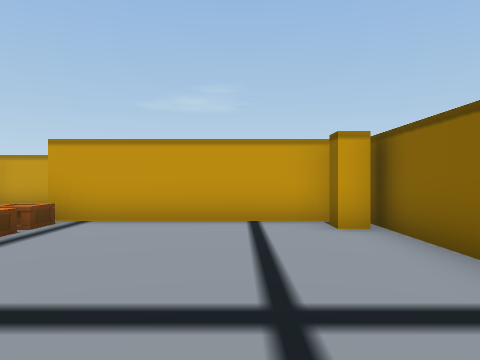
view 1 (above)

24 first-person views from a walk through a Unity game level. The camera is 1.5 m above the floor, looks level and sees 70° across. Doors are open. The floor is counted in squares, 2 m on a side. Each view is taken from the middle of a square. On the plan, view 1 faces up. The plan holds only what a view shows up to about 11 squares ahead; the rest is blank. The place goes on beyond the plan. Some animated figures are left out.

view 2
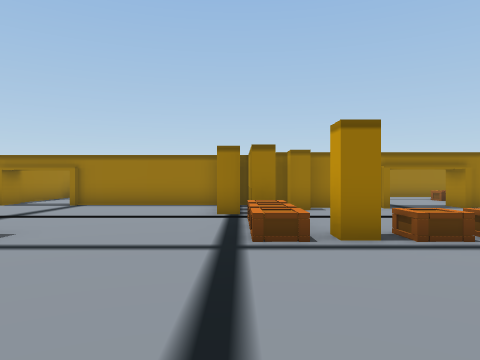

view 3
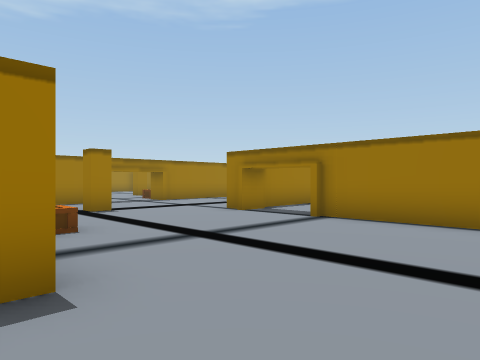

view 4
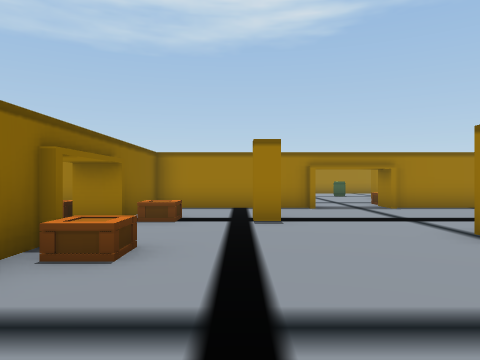

view 5
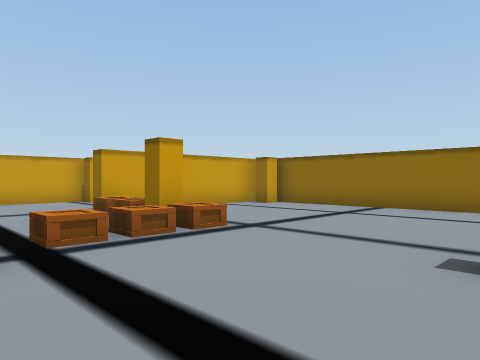

view 6
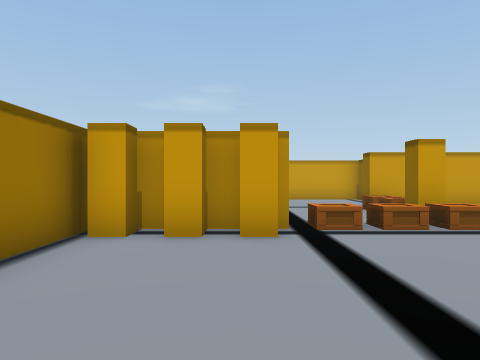

view 7
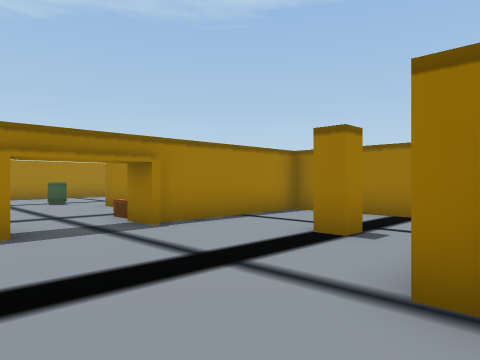

view 8
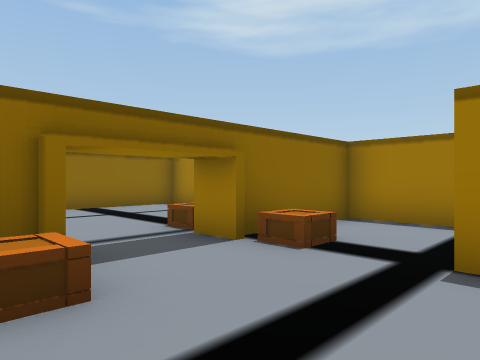

view 9
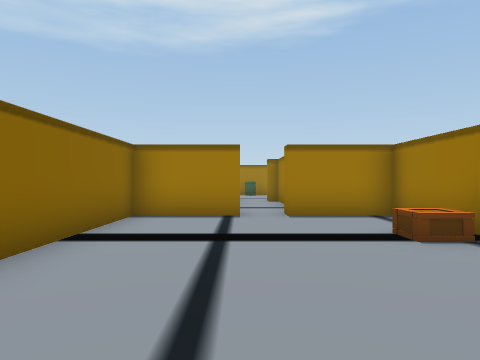

view 10
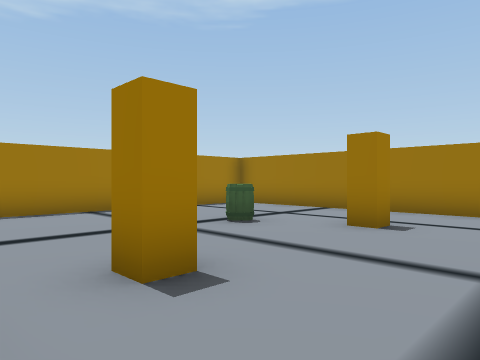

view 11
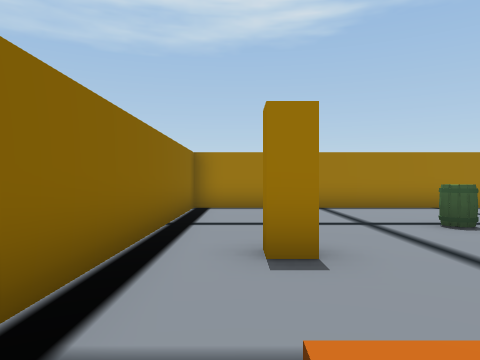

view 12
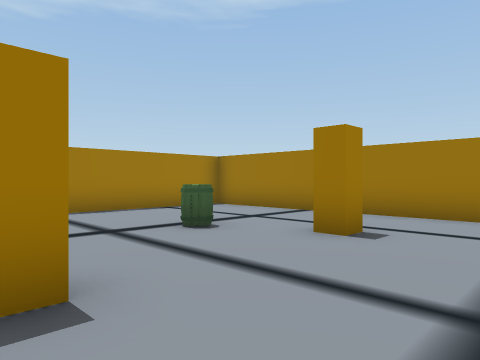

view 13
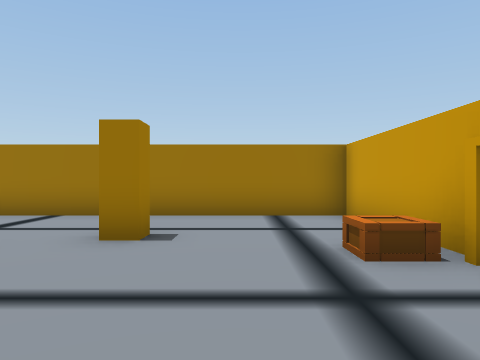

view 14
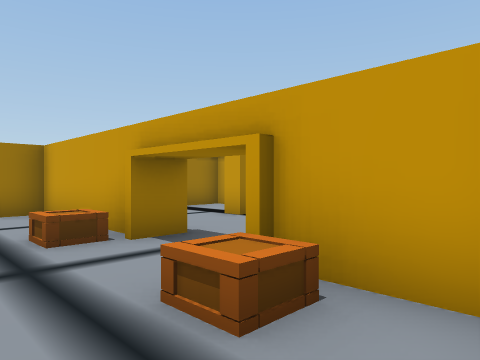

view 15
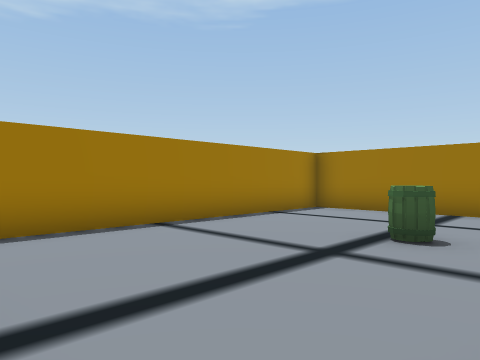

view 16
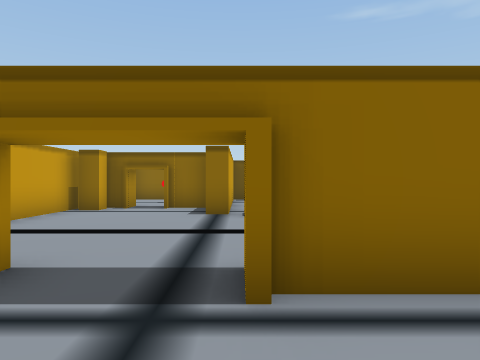

view 17
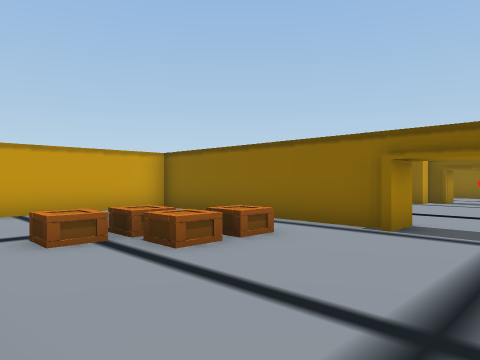

view 18
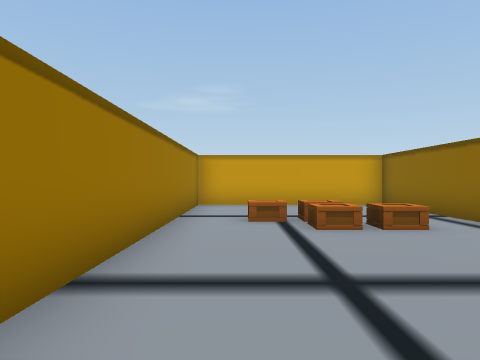

view 19
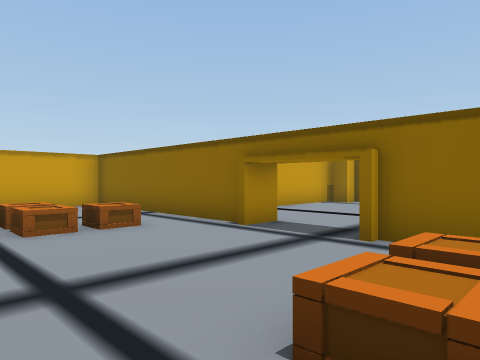

view 20
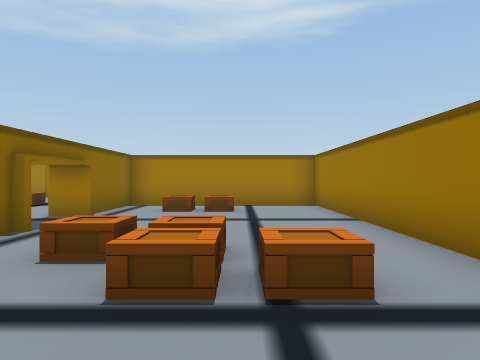

view 21
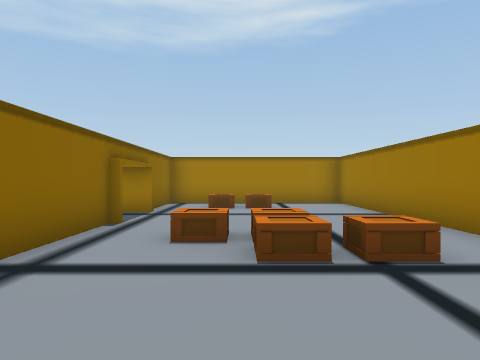

view 22
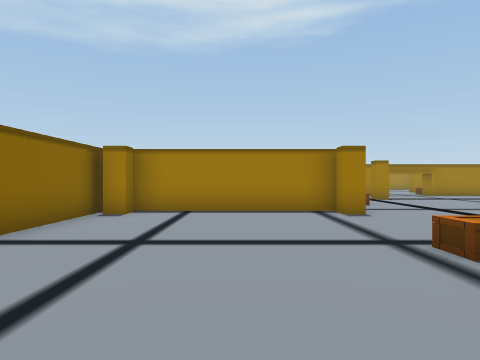

view 23
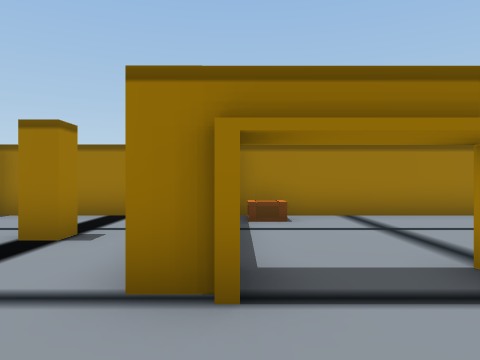

view 24
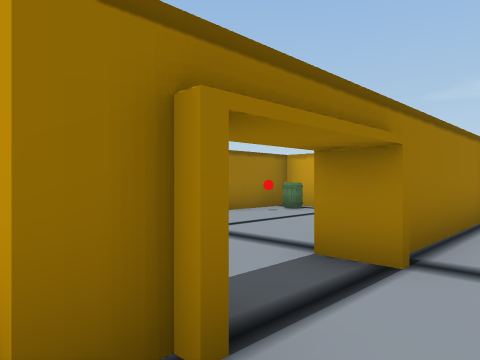

### Floor plan
Ten units are one square. View 1 is at (0, 0); x grows to the right and y downward. Boxes are objects, and circles mark ways between rooms. Rooms are numbered by the first view taken in them; rooms with no view inside come last. Other rooms are left out.
<svg viewBox="-150 -147 180 354">
<path fill="none" stroke="#000" d="M-25 23 15 22M-93 -5 -93 25M-82 -34 -82 -29M22 15 22 -55M-33 84 -33 102 -10 102M-18 -69 -18 -80M-75 102 -38 102 -38 84M13 -62 -35 -62 -35 -68M-143 58 -143 102 -105 102M0 102 22 102 22 61M-29 -102 -72 -102M-106 107 -143 107 -143 202 -58 202 -58 128M-64 107 -72 107M-87 -84 -87 -142 -143 -142 -143 -28 -87 -28 -87 -56"/>
<rect x="-145" y="45" width="20" height="10" fill="#bbb"><title>crate</title></rect>
<rect x="-125" y="65" width="20" height="20" fill="#bbb"><title>other object</title></rect>
<rect x="-105" y="95" width="10" height="10" fill="#bbb"><title>other object</title></rect>
<rect x="-105" y="25" width="20" height="10" fill="#bbb"><title>other object</title></rect>
<rect x="-105" y="-15" width="10" height="10" fill="#bbb"><title>other object</title></rect>
<rect x="-95" y="45" width="10" height="10" fill="#bbb"><title>other object</title></rect>
<rect x="-95" y="-25" width="10" height="10" fill="#bbb"><title>other object</title></rect>
<rect x="-95" y="-65" width="20" height="10" fill="#bbb"><title>other object</title></rect>
<rect x="-95" y="-85" width="20" height="10" fill="#bbb"><title>other object</title></rect>
<rect x="-85" y="95" width="10" height="10" fill="#bbb"><title>other object</title></rect>
<rect x="-85" y="-25" width="10" height="10" fill="#bbb"><title>other object</title></rect>
<rect x="-85" y="-45" width="10" height="10" fill="#bbb"><title>other object</title></rect>
<rect x="-75" y="65" width="20" height="20" fill="#bbb"><title>other object</title></rect>
<rect x="-75" y="-25" width="10" height="10" fill="#bbb"><title>other object</title></rect>
<rect x="-65" y="-35" width="10" height="10" fill="#bbb"><title>crate</title></rect>
<rect x="-55" y="-35" width="10" height="10" fill="#bbb"><title>crate</title></rect>
<rect x="-45" y="65" width="10" height="20" fill="#bbb"><title>crate</title></rect>
<rect x="-45" y="35" width="10" height="20" fill="#bbb"><title>crate</title></rect>
<rect x="-45" y="15" width="20" height="10" fill="#bbb"><title>other object</title></rect>
<rect x="-45" y="-35" width="10" height="10" fill="#bbb"><title>crate</title></rect>
<rect x="-45" y="-55" width="10" height="10" fill="#bbb"><title>crate</title></rect>
<rect x="-45" y="-65" width="10" height="10" fill="#bbb"><title>crate</title></rect>
<rect x="-35" y="65" width="10" height="10" fill="#bbb"><title>crate</title></rect>
<rect x="-25" y="-105" width="10" height="10" fill="#bbb"><title>other object</title></rect>
<rect x="15" y="15" width="10" height="10" fill="#bbb"><title>other object</title></rect>
<rect x="15" y="-65" width="10" height="10" fill="#bbb"><title>other object</title></rect>
<rect x="-125" y="135" width="20" height="20" fill="#bbb"><title>other object</title></rect>
<rect x="-115" y="155" width="10" height="10" fill="#bbb"><title>barrel</title></rect>
<rect x="-105" y="105" width="10" height="10" fill="#bbb"><title>crate</title></rect>
<rect x="-85" y="135" width="20" height="20" fill="#bbb"><title>other object</title></rect>
<rect x="-85" y="105" width="10" height="10" fill="#bbb"><title>crate</title></rect>
<rect x="-135" y="-115" width="10" height="10" fill="#bbb"><title>crate</title></rect>
<rect x="-125" y="-55" width="10" height="10" fill="#bbb"><title>crate</title></rect>
<rect x="-125" y="-105" width="10" height="10" fill="#bbb"><title>crate</title></rect>
<rect x="-125" y="-115" width="10" height="10" fill="#bbb"><title>crate</title></rect>
<rect x="-115" y="-55" width="10" height="10" fill="#bbb"><title>crate</title></rect>
<rect x="-115" y="-105" width="10" height="10" fill="#bbb"><title>crate</title></rect>
<circle cx="-90" cy="105" r="3" fill="#2a7"/>
<circle cx="-85" cy="-70" r="3" fill="#2a7"/>
<text x="-50" y="10">1</text>
<text x="-100" y="160">2</text>
<text x="-120" y="-90">3</text>
</svg>
Room 1 opens to room 2. Room 1 opens to room 3.

Where each view was taken, in squares from view 1:
view 1: 0 up, 0 right, facing up
view 2: 2 up, 1 right, facing left
view 3: 1 up, 3 left, facing down-left
view 4: 1 down, 6 left, facing down
view 5: 2 down, 7 left, facing up-right
view 6: 3 down, 7 left, facing up
view 7: 5 down, 7 left, facing down-left
view 8: 4 down, 7 left, facing down-right
view 9: 3 down, 0 right, facing down
view 10: 12 down, 6 left, facing down-left
view 11: 11 down, 7 left, facing down
view 12: 12 down, 7 left, facing down-left
view 13: 13 down, 7 left, facing left
view 14: 13 down, 6 left, facing up-left
view 15: 15 down, 6 left, facing down-left
view 16: 6 up, 11 left, facing right
view 17: 6 up, 14 left, facing up-right
view 18: 4 up, 13 left, facing up
view 19: 4 up, 13 left, facing up-right
view 20: 13 up, 12 left, facing down
view 21: 14 up, 11 left, facing down
view 22: 6 up, 1 left, facing down
view 23: 5 down, 7 left, facing left
view 24: 6 down, 8 left, facing up-left
